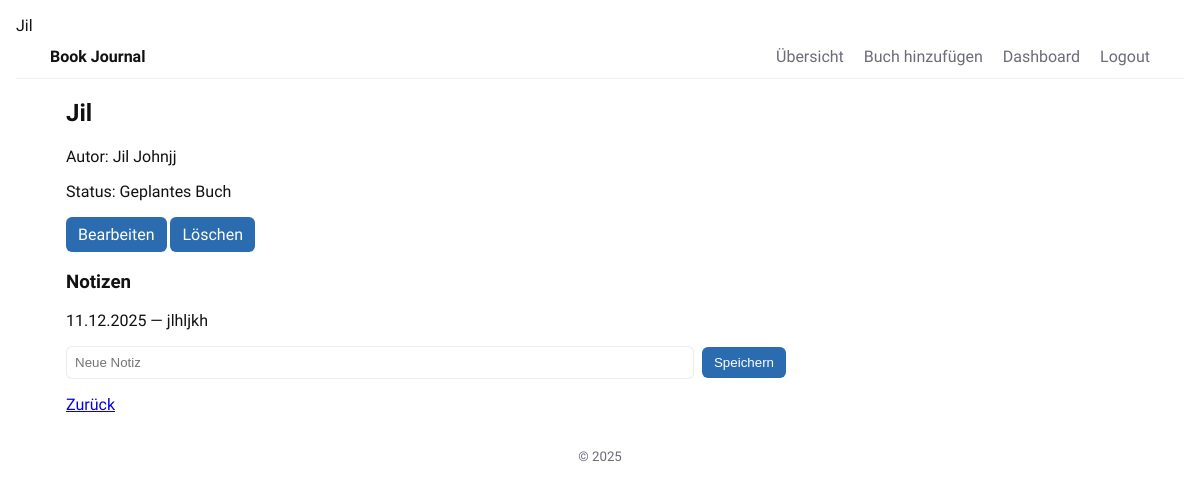
The page /book/2 (signed in) on the database its author committed.
### Main.py (models this page shows)
class Book(Base):
    __tablename__ = "books"
    id = Column(Integer, primary_key=True)
    title = Column(String, nullable=False)
    author = Column(String)
    status = Column(String, default="Geplantes Buch")
    user_id = Column(Integer, ForeignKey("users.id"), nullable=False)
    notes = relationship("Note", back_populates="book", cascade="all, delete")
    user = relationship("User", back_populates="books")

class Note(Base):
    __tablename__ = "notes"
    id = Column(Integer, primary_key=True)
    book_id = Column(Integer, ForeignKey("books.id"))
    text = Column(String, nullable=False)
    created_at = Column(DateTime, default=datetime.utcnow)
    book = relationship("Book", back_populates="notes")

### Main.py (the view, shortened to what this page needs)
@app.route('/book/<int:book_id>', methods=['GET', 'POST'])
def book_detail(book_id):
    if not session.get('user_id'):
        return redirect(url_for('login'))
    book = get_book(book_id, session['user_id'])
    if not book:
        return "Buch nicht gefunden", 404
    return render_template('book.html', book=book)

### Main.py (called while the page is built)
def get_book(book_id, user_id):
    return db_session.query(Book).filter(Book.id == book_id, Book.user_id == user_id).first()

### templates/book.html (shortened to what this page needs)
{% extends "base.html" %}
{% block content %}
  <article class="book-detail">
    <h1>{{ book.title }}</h1>
    <p class="meta">Autor: {{ book.author }}</p>
    <p class="status">Status: {{ book.status }}</p>
    <div class="book-actions">
      <a class="btn" href="{{ url_for('edit_book', book_id=book.id) }}">Bearbeiten</a>
      <a class="btn btn-delete" href="{{ url_for('delete_book', book_id=book.id) }}">Löschen</a>
    </div>
    <h3>Notizen</h3>
    <div class="notes">
    {% for note in book.notes %}
      <p>{{ note.created_at.strftime('%d.%m.%Y') }} — {{ note.text }}</p>
    {% else %}
      <!--
        Wird ausgeführt, wenn die For-Schleife LEER ist.
      -->
      <p>Keine Notizen.</p>
    {% endfor %}
    </div>
    <form method="post" class="note-form">
      <input type="text" name="note" placeholder="Neue Notiz" required>
      <button type="submit">Speichern</button>
    </form>
    <p><a href="{{ url_for('index') }}">Zurück</a></p>
  </article>
{% endblock %}

### static/style.css (style rules this page uses)
:root { --bg: #ffffff; --fg: #111; --muted: #6b6b7a; --card: #fff; --radius: 10px; --gap: 1rem; --shadow: 0 6px 18px rgba(0,0,0,0.06); --accent: #2b6cb0; --font: 'Work Sans', system-ui, -apple-system, "Segoe UI", Roboto, "Helvetica Neue", Arial; font-size:16px; }
* { box-sizing:border-box }
body { margin:0; font-family:var(--font); background:var(--bg); color:var(--fg); -webkit-font-smoothing:antialiased; -moz-osx-font-smoothing:grayscale; padding:1rem; }
.book-detail { max-width:720px }
.note-form { display:flex;gap:0.5rem;align-items:center;margin-top:0.5rem }
.note-form input { flex:1;padding:8px;border-radius:6px;border:1px solid rgba(0,0,0,0.08) }
.note-form button { background:var(--accent);color:#fff;border:none;padding:8px 12px;border-radius:6px;cursor:pointer }
.btn { background:var(--accent);color:#fff;border:none;padding:8px 12px;border-radius:6px;cursor:pointer;text-decoration:none;display:inline-block }

### rows shown on the page
Book: title "Jil", author "Jil Johnjj", status "Geplantes Buch"
Note: created_at "11.12.2025", text "jlhljkh"
